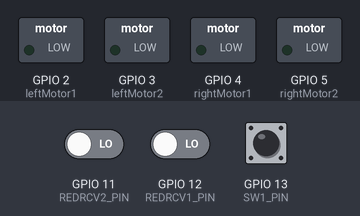
A sketch run on a simulated ESP8266 (NodeMCU). On the bench: switched loads named in the sketch (green lamp = pin HIGH). Dashed ring = blinking. The inputs (shaded band) are chosen by the test bench; at power-on: GPIO 13 (SW1_PIN) LOW, GPIO 11 (REDRCV2_PIN) LOW, GPIO 12 (REDRCV1_PIN) LOW. Random numbers use the default seed unless the sketch sets one; what the sketch prints to the serial monitor is not drawn.

Above: at 1.2 s.
1.3 s: GPIO 13 (SW1_PIN) pulled HIGH for 0.15 s
At 2.6 s:
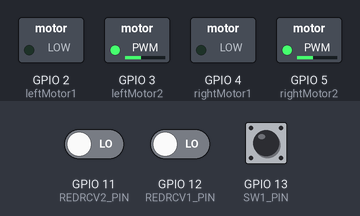
2.9 s: GPIO 11 (REDRCV2_PIN) driven HIGH
At 3.2 s:
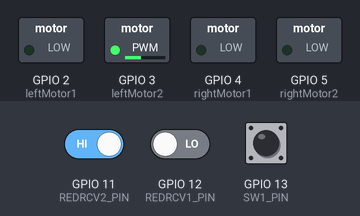
4.4 s: GPIO 12 (REDRCV1_PIN) driven HIGH
At 5.08 s:
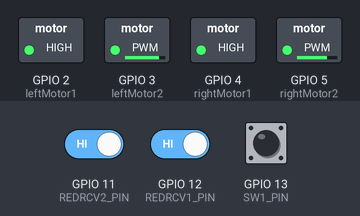
7.4 s: GPIO 11 (REDRCV2_PIN) driven LOW
9.1 s: GPIO 11 (REDRCV2_PIN) driven HIGH
At 11.83 s:
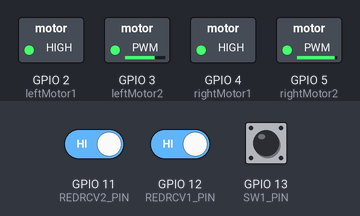
12.1 s: GPIO 13 (SW1_PIN) pulled HIGH for 1 s
Timing chart, 0 to 15.1 s (numbered marks = the images above; inputs shaded):
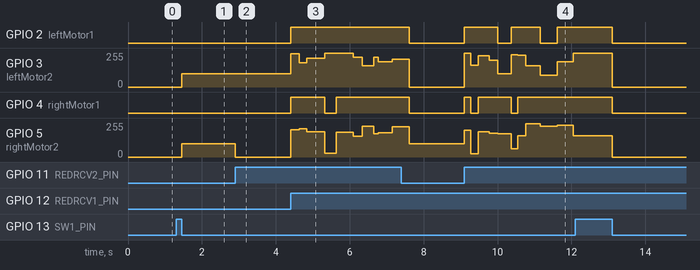

Measured:
- after the input at 1.3 s, GPIO 3 (leftMotor2), GPIO 5 (rightMotor2): 0/255 → 100/255 after 0.15 s
- after the input at 2.9 s, GPIO 5 (rightMotor2): 100/255 → 0/255 at once
- after the input at 4.4 s, GPIO 2 (leftMotor1): LOW → HIGH at once; GPIO 3 (leftMotor2): 100/255 → 248/255 at once, → 183/255 0.23 s later, → 215/255 0.21 s later, → 252/255 0.49 s later, … (9 changes in this stretch)
- after the input at 9.1 s, GPIO 2 (leftMotor1): alternates HIGH for 0.85 s and LOW for 0.41 s, starting at once; GPIO 3 (leftMotor2): 0/255 → 254/255 at once, → 165/255 0.17 s later, → 233/255 0.20 s later, → 202/255 0.30 s later, … (11 changes in this stretch)

The sketch:

2.4Gcar_auto.ino
```cpp
/**
 * 自动寻迹小车
 * BY: Malu
 * https://malu.me
 * 2019.2.1
 */

// analogWrite(pin, value)  UNO:0-255  D1 ESP8266:0-1023
#define UNO_OR_D1 255

// 电机速度定义
#define SPEED_1 100
#define SPEED_2 180
#define SPEED_3 255

int leftMotor1 = 2;  // 左边轮子
int leftMotor2 = 3;
int rightMotor1 = 4;  // 右边轮子
int rightMotor2 = 5;

int REDRCV1_PIN = 12;  // 红外接收，黑线传感器 UNO: 12; wemos D1: D14
int REDRCV2_PIN = 11;  // 红外接收，黑线传感器 UNO: 11; wemos D1: D13
int SW1_PIN = 13;  // 开关引脚  UNO: 13; wemos D1: D15

int SW1 = 0;  // 开关值
int SW1_STATE_tmp = 0;  // 开关信号值
int SW1_num_tmp = 0;   // 开关缓冲阈值，防止闪触

// 可调距离，接收到反射0，无接收（黑线）1
// 不可调节距离，hw-006 v1.2,接收到反射1,无接收（黑线）0
int REDRCV1 = 0;
int REDRCV2 = 0;

int randspeed1 = 0;  // 随机速度
int randspeed2 = 0;  // 随机速度

void Mrun_one(int v,int M1,int M2)
{
  int v_abs = abs(v);
  v_abs = v_abs<UNO_OR_D1?v_abs:UNO_OR_D1;
  if(v>0){
    digitalWrite(M1, LOW);
    analogWrite(M2, v_abs);
  }else if(v<0){
    digitalWrite(M1, HIGH);
    analogWrite(M2, UNO_OR_D1 - v_abs);
  }else{
    digitalWrite(M1, LOW);
    digitalWrite(M2, LOW);
  }
}

void Mrun(int vl=0, int vr=0)
{
  Mrun_one(vl,leftMotor1,leftMotor2);
  Mrun_one(vr,rightMotor1,rightMotor2);
  Serial.printf(" L:%d R:%d \n",vl,vr);
}

void setup() {

  Serial.begin(115200);

  // 电机驱动引脚初始化
  pinMode(leftMotor1, OUTPUT);
  pinMode(leftMotor2, OUTPUT);
  pinMode(rightMotor1, OUTPUT);
  pinMode(rightMotor2, OUTPUT);

  // 红外接收，黑线传感器
  pinMode(REDRCV1_PIN, INPUT);
  pinMode(REDRCV2_PIN, INPUT);

  // attachInterrupt(digitalPinToInterrupt(SW1_PIN), auto_start, CHANGE);
}

void loop() {
  // Mrun();
  // Serial.print("LOW"); // LOW:0  HIGH:1
  // Serial.print(LOW);
  // Serial.print("HIGH");
  // Serial.println(HIGH);

  SW1_STATE_tmp = digitalRead(SW1_PIN); // 接高电平时触发

  // 开关阈值系统
  if(SW1_STATE_tmp==1){
    SW1_num_tmp++;
    return;
  }else{
    if(SW1_num_tmp>30){
      SW1=!SW1;
    }
    SW1_num_tmp=0;
  }

  // Serial.println(SW1);

  if(SW1==1){
    auto_start();
  }else{
    Mrun();  // 停止
    Serial.println("stop");
    delay(50);
  }

}

// 自动驾驶
void auto_start(){
  Serial.print("start ");
  REDRCV1 = digitalRead(REDRCV1_PIN);
  REDRCV2 = digitalRead(REDRCV2_PIN);
  Serial.print(REDRCV1);
  Serial.print(" ");
  Serial.println(REDRCV2);
  if(REDRCV1==0 && REDRCV2==0){  // 同时接收到反射，前进
    Mrun(SPEED_1,SPEED_1);
  }else if(REDRCV1==1 && REDRCV2==0){ // 左侧碰到
    Mrun(0,SPEED_1);
  }else if(REDRCV1==0 && REDRCV2==1){ // 右侧碰到
    Mrun(SPEED_1,0);
  }else{  // 同时遇到黑线，乱走算法
    randspeed1 = random(0, SPEED_1);
    randspeed2 = random(0, SPEED_1);
    randspeed1 = random(0, 5)==0?randspeed1:-randspeed1;
    randspeed2 = random(0, 5)==0?randspeed2:-randspeed2;
    Mrun(randspeed1,randspeed2);
    delay(random(100, 500));
  }
  // Mrun();
}
```
